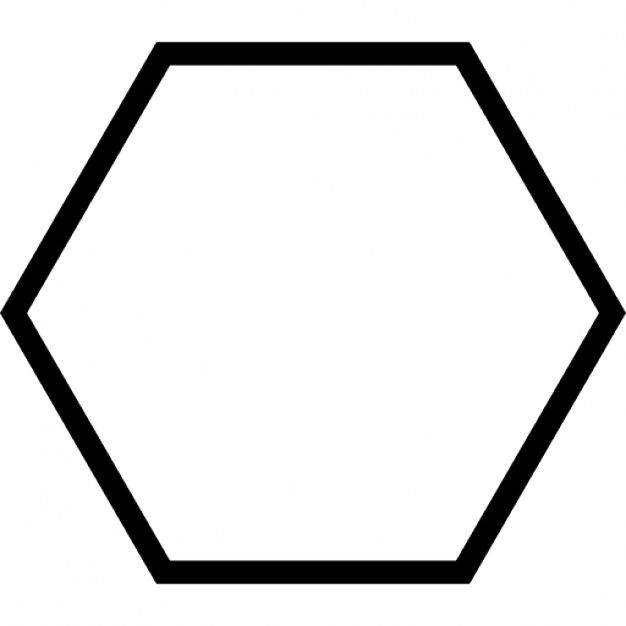
%> input picture Edge-Detection/hex.png, 626 x 626 px
$ octave EdgeDetection.m   (GNU Octave 9; MATLAB toolbox functions it lacks are replaced by stand-ins)
%> lines starting %> are read from the running program, lines starting %| are printed output that depends on the picture; in (x1, y1, x2, y2) boxes, pixels count from 0 and x2, y2 are one past the last pixel; in counts of white or black regions, pixels touching at a corner belong together; the program's own positions count from 1
%% Edge Detection
img = imread('hex.png'); %read image
%> img is the input picture: size 626x626x3 uint8; min 0, max 255, mean 227.8
filt = fspecial('sobel'); % fspecial creates a filter, sobel is  a differentiation filter (in x(verical) or y(horiz) direction)
    %this filter is in y direction , to make in x just transpose filt (filt')
out = imfilter(double(img),filt); %by default correlation not conv
figure;
imagesc(out);
title('fspecial')
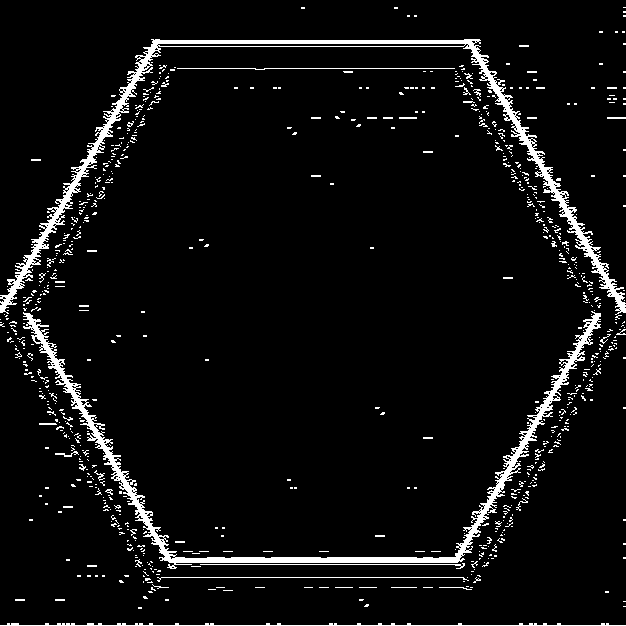
%> displayed picture: size 626x626x3, on the screen's scale of 0 to 255; 5.6% white; 805 white regions (753 under 20 px), largest, box (x1, y1, x2, y2) and area: (0, 39, 626, 315) 7524, (23, 311, 601, 569) 7087, (0, 623, 626, 626) 892
%% using gradient function
img1 = double(img)/255.0; %convert to double and scale to 1
[gx , gy] = imgradientxy(img(:,:,1) , 'sobel'); %uses sobel , return x and y direction gradient
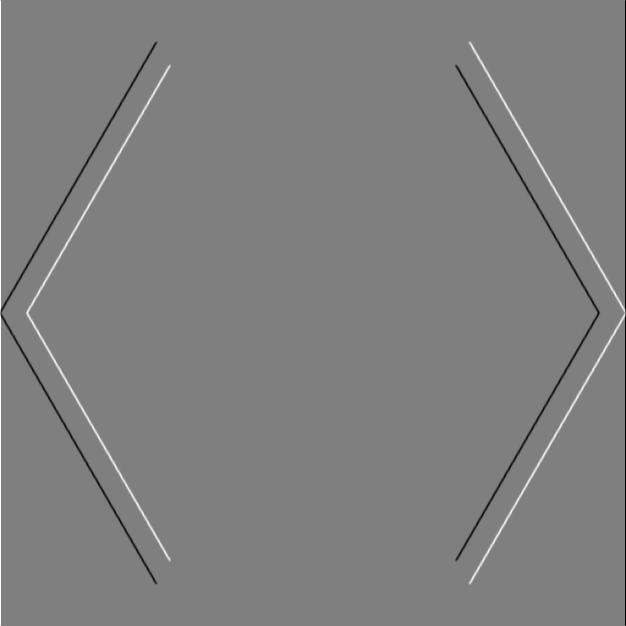
%> gx: size 626x626 double; min -1020, max 1020, mean 0; drawn with min black and max white
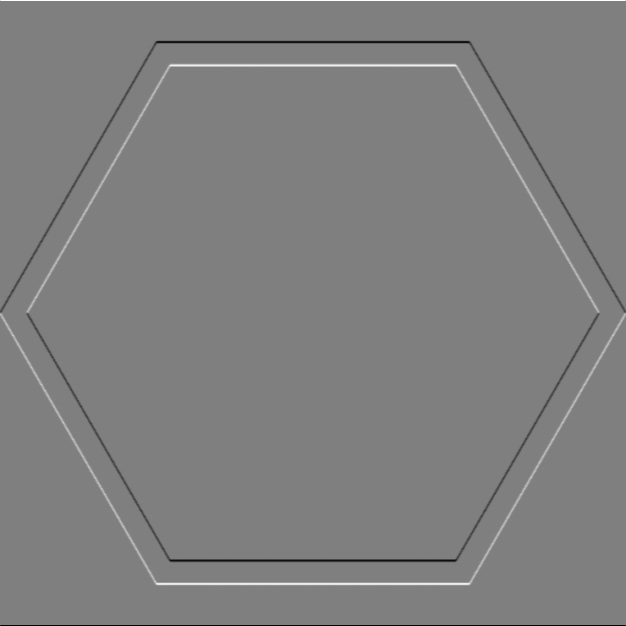
%> gy: size 626x626 double; min -1020, max 1020, mean 0; mean of the top-left, top-right, bottom-left and bottom-right quarters 2.7, 2.7, -2.7, -2.7; drawn with min black and max white
figure;
imshow((gy+4)/8) %output will range from -4 to 4
title('imgradientxy y')
% obtain magnitude and direction
[gmag , gdir] = imgradient(gx,gy); % get the magnitude and direction from gx and gy
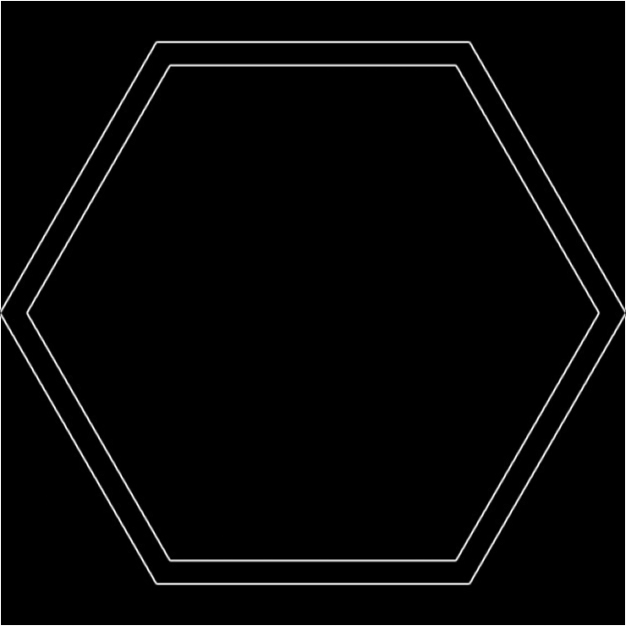
%> gmag: size 626x626 double; min 0, max 1081.9, mean 25.4; drawn with min black and max white
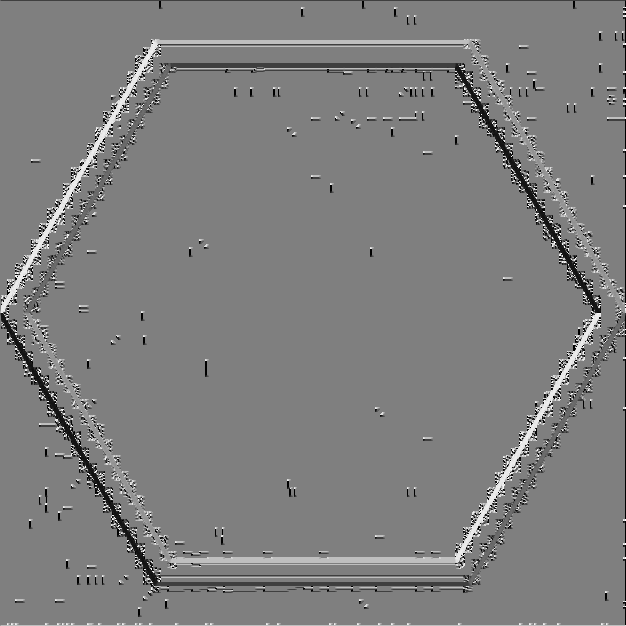
%> gdir: size 626x626 double; min -180, max 179.8, mean -1; drawn with min black and max white
figure;
imshow(gmag/(4*sqrt(2))) %gmag = sqrt(gx^2 + gy^2), so range will change from -4 -> 4 to 0 to 4*sqrt(2)
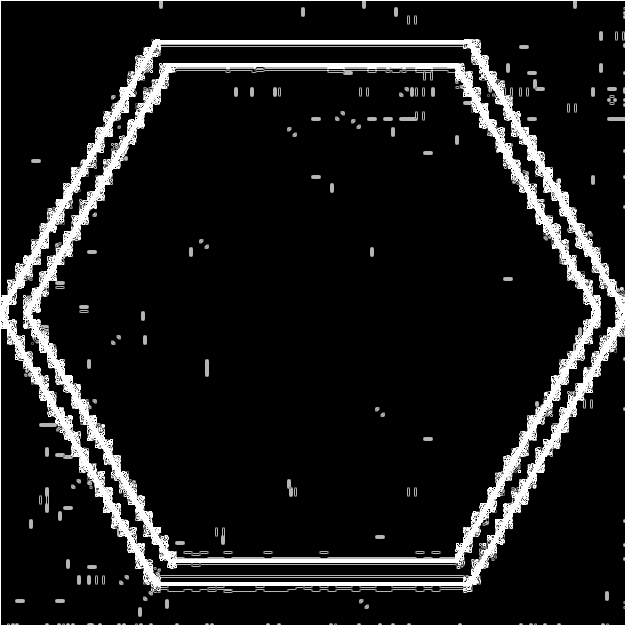
%> displayed picture: size 626x626, on the screen's scale of 0 to 255; min 0, max 255, mean 26.5
title('imgradientxy mag')
figure;
imshow( (gdir +180)/360.0);
title('imgradientxy angle')

%% Using built in function
%canny filters the differentiation operator
%then threshold it
%edge thining (non-max superrsion)
%connect edges
img_gray = rgb2gray(img); %better than using one color
img_canny = edge(img_gray,'canny'); %output image is binary , canny operator
%> img_canny: size 626x626 logical; 1% white in thin lines or dots, all inside (x1, y1, x2, y2) = (1, 42, 625, 584)
img_log = edge(img_gray,'log'); % laplacin of gauss more edges, may not be desired
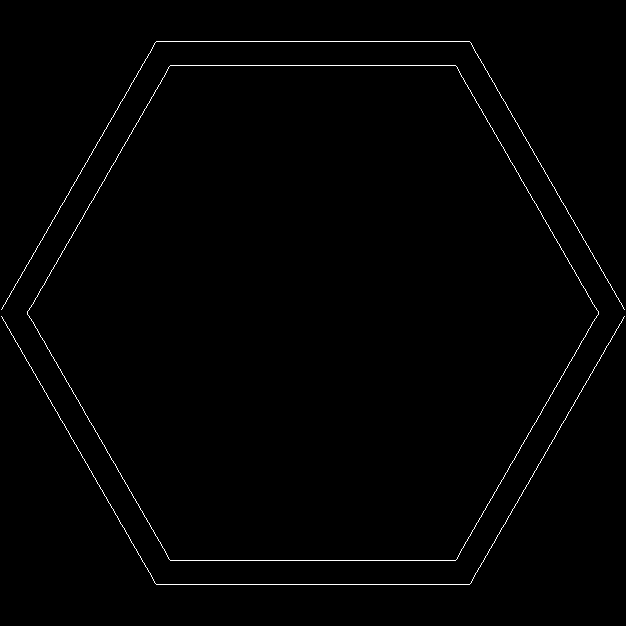
%> img_log: size 626x626 logical; 0.83% white in thin lines or dots, all inside (x1, y1, x2, y2) = (1, 41, 625, 585)
figure;
imshow(img_canny)
title('edge canny')
figure;
imshow(img_log)
title('edge log')
